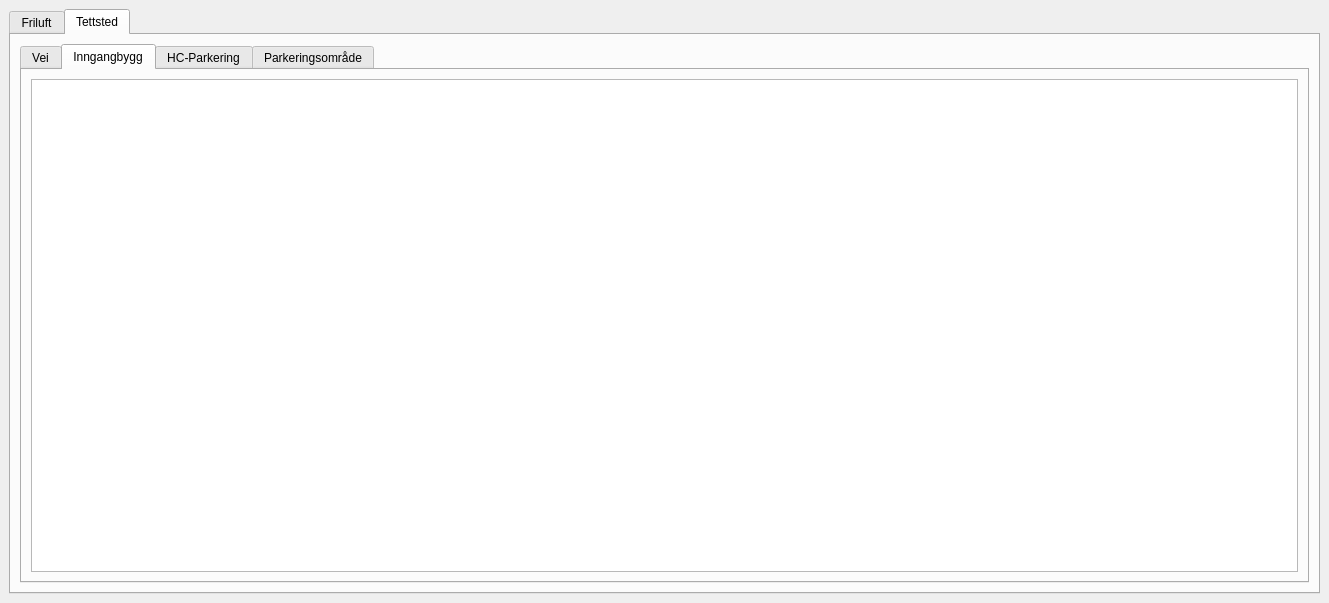
<?xml version="1.0" encoding="UTF-8"?>
<ui version="4.0">
 <class>DockWidget</class>
 <widget class="QDockWidget" name="DockWidget">
  <property name="geometry">
   <rect>
    <x>0</x>
    <y>0</y>
    <width>1329</width>
    <height>603</height>
   </rect>
  </property>
  <property name="windowTitle">
   <string>DockWidget</string>
  </property>
  <widget class="QWidget" name="dockWidgetContents">
   <layout class="QVBoxLayout" name="verticalLayout_6">
    <item>
     <widget class="QTabWidget" name="tabWidget_main">
      <property name="currentIndex">
       <number>1</number>
      </property>
      <widget class="QWidget" name="tab_7">
       <attribute name="title">
        <string>Friluft</string>
       </attribute>
      </widget>
      <widget class="QWidget" name="tab_8">
       <attribute name="title">
        <string>Tettsted</string>
       </attribute>
       <layout class="QVBoxLayout" name="verticalLayout_5">
        <item>
         <widget class="QTabWidget" name="tabWidget_tettsted">
          <property name="currentIndex">
           <number>1</number>
          </property>
          <widget class="QWidget" name="tab_6">
           <attribute name="title">
            <string>Vei</string>
           </attribute>
           <layout class="QVBoxLayout" name="verticalLayout_4">
            <item>
             <widget class="QTableWidget" name="tableWidget_4"/>
            </item>
           </layout>
          </widget>
          <widget class="QWidget" name="tab">
           <attribute name="title">
            <string>Inngangbygg</string>
           </attribute>
           <layout class="QVBoxLayout" name="verticalLayout">
            <item>
             <widget class="QTableWidget" name="tableWidget"/>
            </item>
           </layout>
          </widget>
          <widget class="QWidget" name="tab_2">
           <attribute name="title">
            <string>HC-Parkering</string>
           </attribute>
           <layout class="QVBoxLayout" name="verticalLayout_2">
            <item>
             <widget class="QTableWidget" name="tableWidget_2"/>
            </item>
           </layout>
          </widget>
          <widget class="QWidget" name="tab_5">
           <attribute name="title">
            <string>Parkeringsområde</string>
           </attribute>
           <layout class="QVBoxLayout" name="verticalLayout_3">
            <item>
             <widget class="QTableWidget" name="tableWidget_3"/>
            </item>
           </layout>
          </widget>
         </widget>
        </item>
       </layout>
      </widget>
     </widget>
    </item>
   </layout>
  </widget>
 </widget>
 <resources/>
 <connections/>
</ui>
